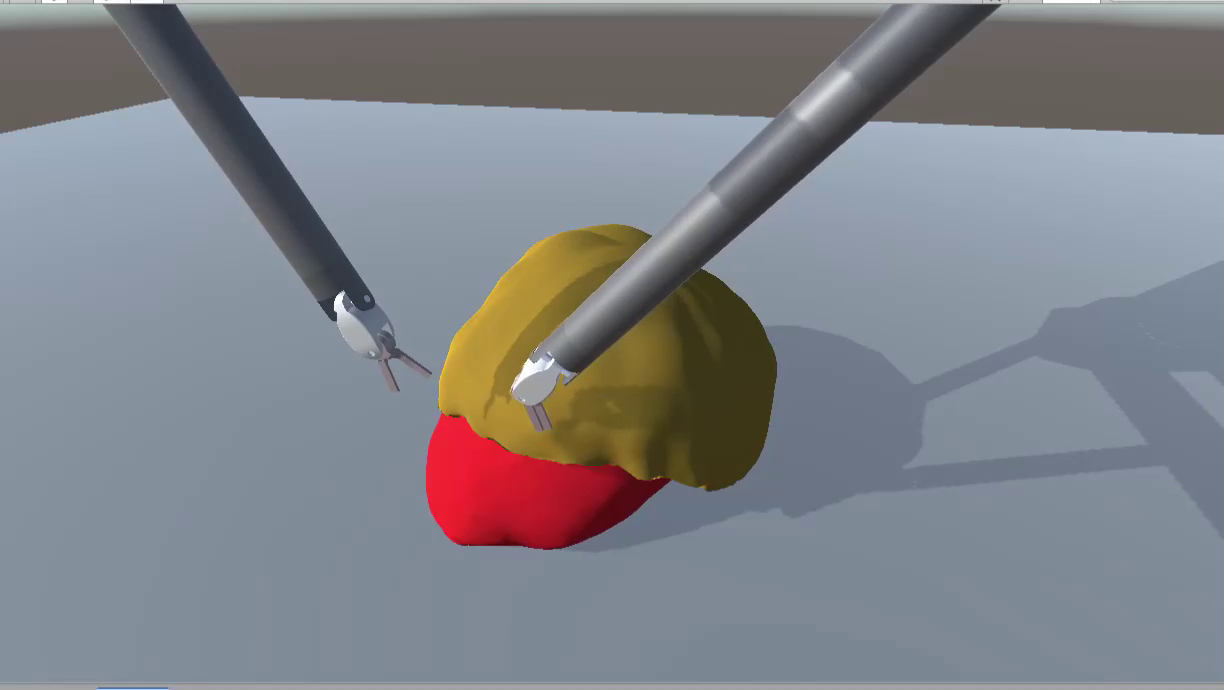
#> input picture frame 94 of Elaborato/detection-color-opencv-Fiorio/Fat_OnlyScene.mp4, 1224 x 690 px
$ python detection.py   (Python 2 division)   (older library calls are emulated)
#> lines starting #> are read from the running program, lines starting #| are printed output that depends on the picture; after the words box and inside, x2 and y2 are one past the last pixel; in counts of white or black regions, pixels touching at a corner belong together
#importing Modules

import cv2
import numpy as np

#Capturing Video through input.

cap = cv2.VideoCapture('Fat_OnlyScene.mp4')

while(1):
        _, img = cap.read()
#> img is the input picture: shape (690, 1224, 3); mean B, G, R 137.3, 130.9, 128.5

        #converting frame(img) from BGR (Blue-Green-Red) to HSV (hue-saturation-value)
        hsv = cv2.cvtColor(img, cv2.COLOR_BGR2HSV)
#> hsv: shape (690, 1224, 3); mean H, S, V 91.4, 48.3, 146.5

        #defining the range of Red color
        red_lower = np.array([161, 155, 84],np.uint8)
        red_upper = np.array([179, 255, 255],np.uint8)

        #finding the range red colour in the image
        red = cv2.inRange(hsv, red_lower, red_upper)
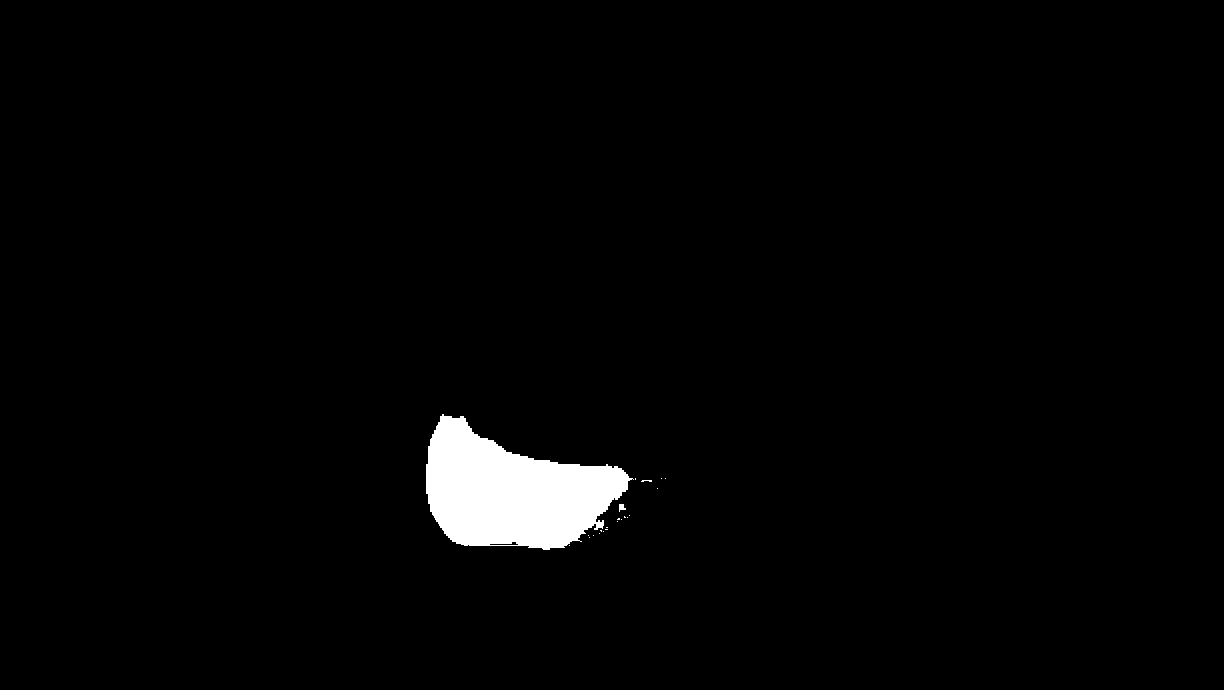
#> red: shape (690, 1224); 2% white; 22 white regions (20 under 20 px), largest, box (x1, y1, x2, y2) and area: (426, 414, 634, 550) 17227, (619, 504, 626, 512) 36

        #Morphological transformation, Dilation
        kernal = np.ones((5 ,5), "uint8")

        blue=cv2.dilate(red, kernal)
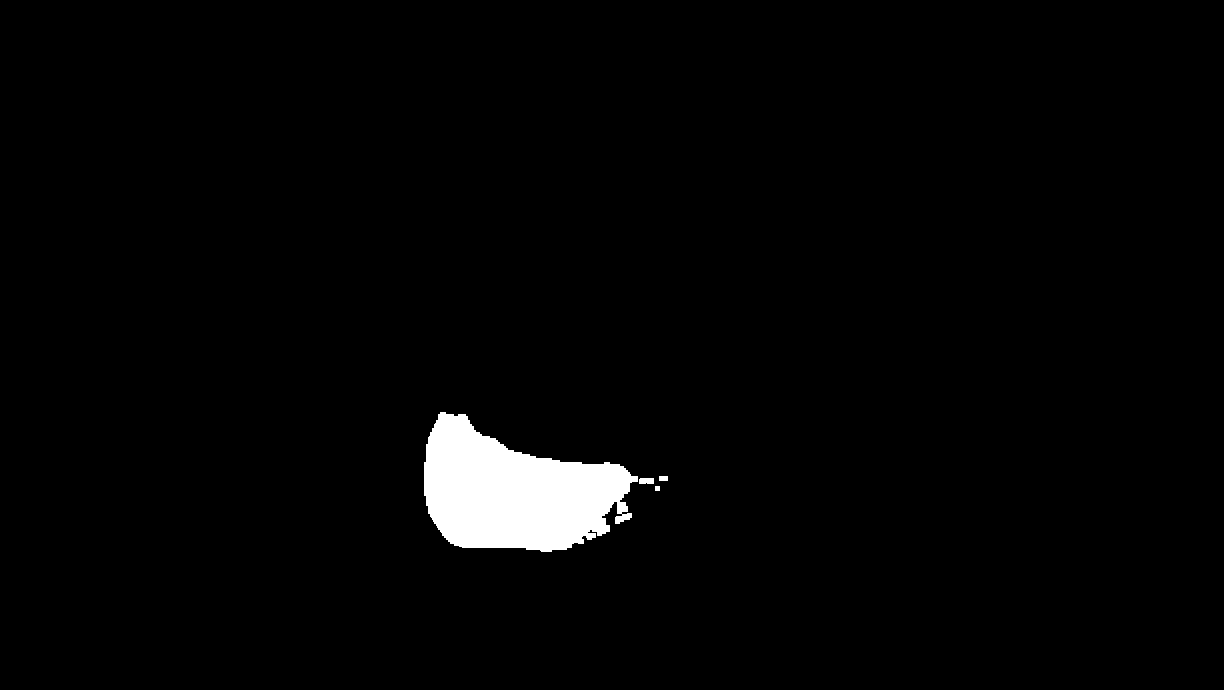
#> blue: shape (690, 1224); 2.3% white; 4 white regions

        res=cv2.bitwise_and(img, img, mask = red)

        #Tracking Colour (Red)
        (_,contours,hierarchy)=cv2.findContours(red,cv2.RETR_TREE,cv2.CHAIN_APPROX_SIMPLE)
#> contours = 23 contours, 20 with area under 20; largest, box (x1, y1, x2, y2) and area: (426, 414, 634, 550) 16940, (489, 541, 519, 546) 65, (619, 504, 626, 512) 23

        for pic, contour in enumerate(contours):
                area = cv2.contourArea(contour)
                if(area>300):

                        x,y,w,h = cv2.boundingRect(contour)
                        img = cv2.rectangle(img,(x,y),(x+w,y+h),(255,0,0),3)

                        print "The area involved is between x: ", x, " and y: ", y, " and also w: ", w, " and h: ", h
                        print "The area is: ", area
#> this loop made 23 passes
#> (area, x, y, w, h) on pass 22: (16939.5, 426, 414, 208, 136)
#> area on passes 16, 23: 23, 65
#| The area involved is between x:  426  and y:  414  and also w:  208  and h:  136
#| The area is:  16939.5
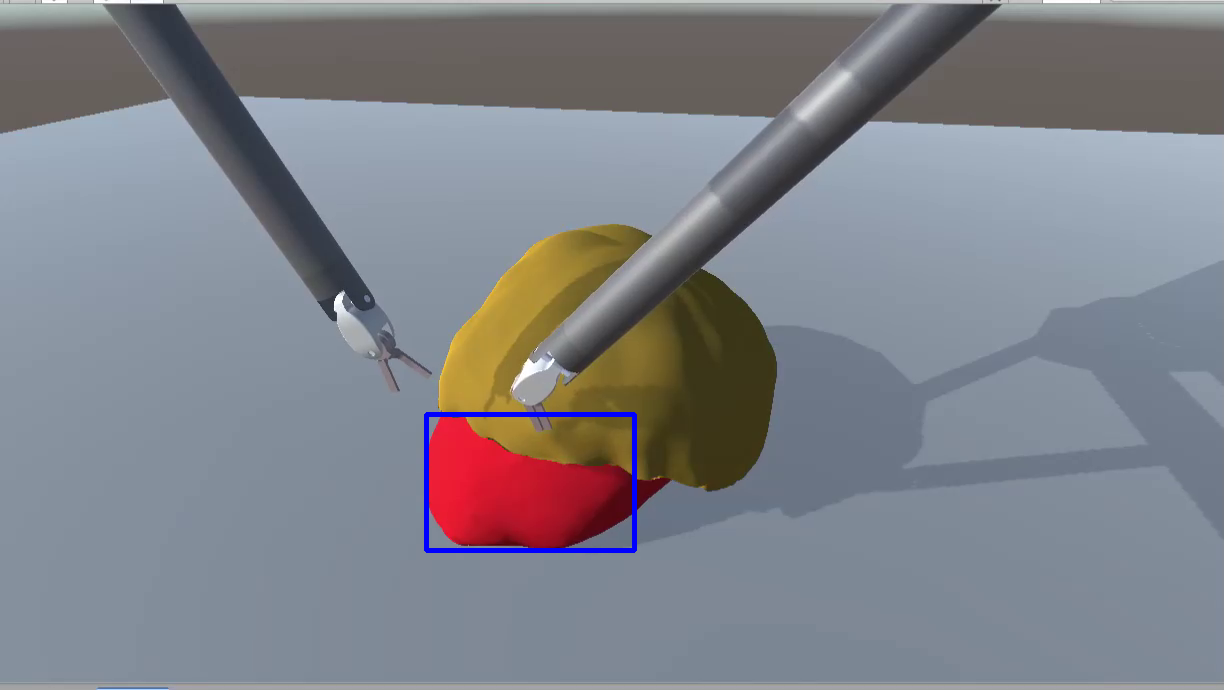
#> img: shape (690, 1224, 3); 0.41% of pixels changed, all inside (x1, y1, x2, y2) = (424, 412, 637, 553)
                        #print(cv2.countNonZero(img))

        cv2.imshow("Color Tracking",img)
        img = cv2.flip(img,1)
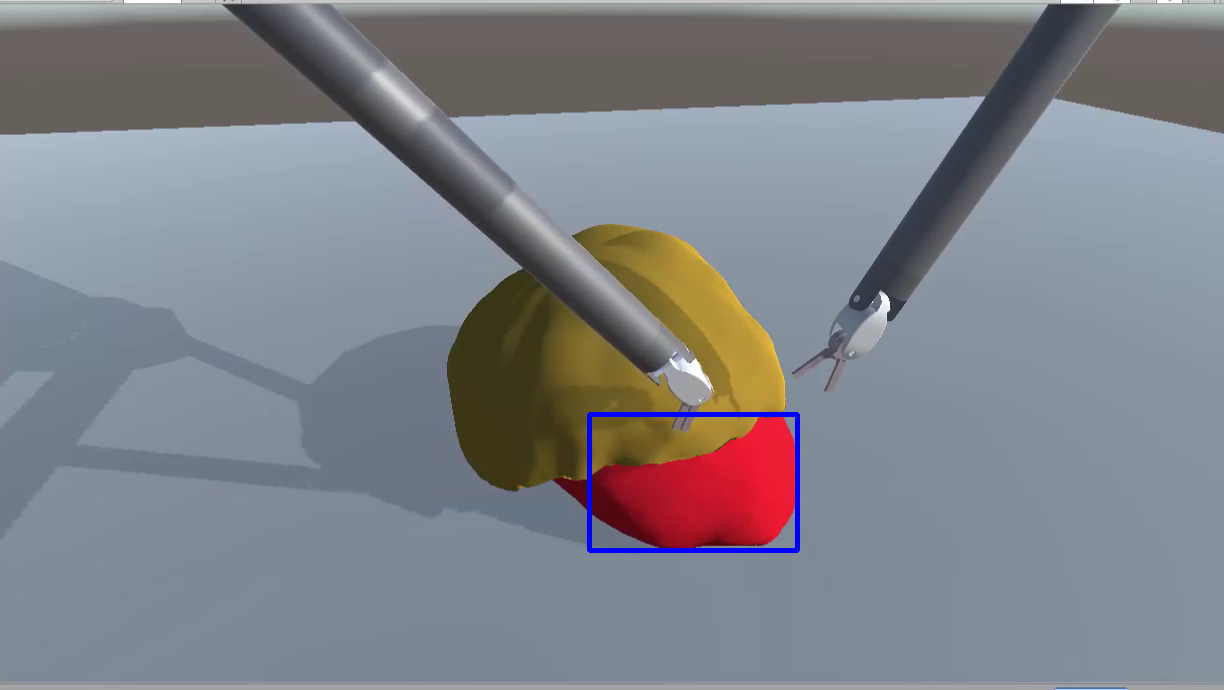
#> img: shape (690, 1224, 3); mean B, G, R 137.9, 130.4, 128
        cv2.imshow("Red",res)

        #ret,thresh=cv2.threshold(img,a,b,cv2.THRESH_BINARY_INV)
        #print cv2.countNonZero(tresh)

        if cv2.waitKey(10) & 0xFF == 27:
#> (key Esc is pressed here)
                cap.release()
                cv2.destroyAllWindows()
                break

$ run again, starting later in the video
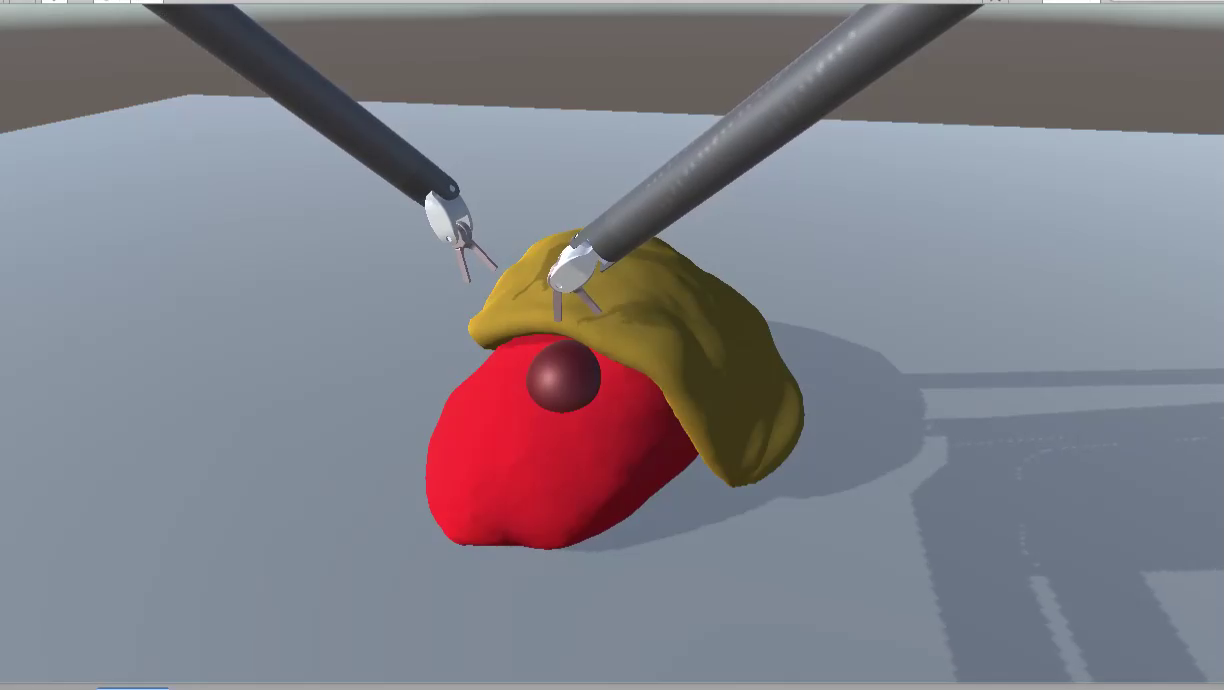
#> input picture frame 754 of Elaborato/detection-color-opencv-Fiorio/Fat_OnlyScene.mp4, 1224 x 690 px
#> img is the input picture: shape (690, 1224, 3); mean B, G, R 135.8, 127.3, 128.3
#> hsv: shape (690, 1224, 3); mean H, S, V 94.7, 50.9, 146.4
#> `red = cv2.inRange(hsv, red_lower, red_upper)`:
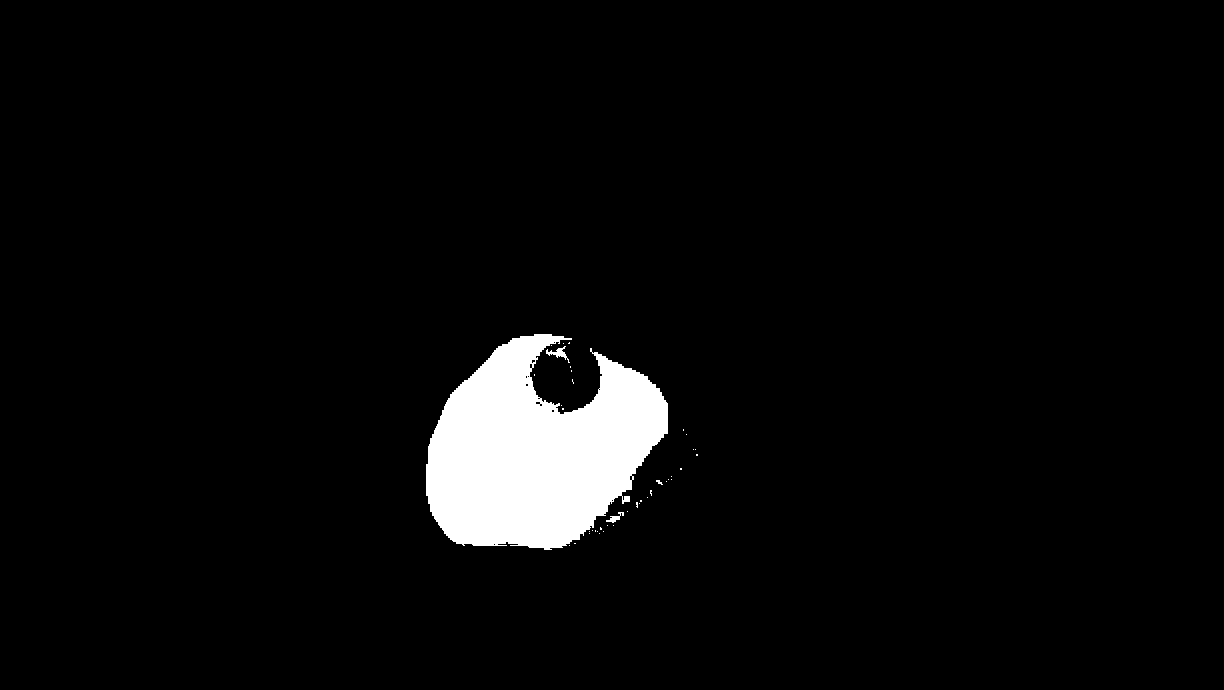
#> red: shape (690, 1224); 4.1% white; 41 white regions (38 under 20 px), largest, box (x1, y1, x2, y2) and area: (426, 334, 668, 550) 34446, (546, 346, 570, 363) 124, (606, 512, 624, 523) 77
#> blue: shape (690, 1224); 4.5% white; 8 white regions
#> contours = 55 contours, 52 with area under 20; largest, box (x1, y1, x2, y2) and area: (426, 334, 668, 550) 33956, (546, 346, 570, 363) 85, (606, 512, 624, 523) 48
#> the loop `for pic, contour in enumerate(contours):` made 55 passes
#> (area, x, y, w, h) on pass 41: (33955.5, 426, 334, 242, 216)
#> (printed output is left out)
#> `img = cv2.flip(img,1)`:
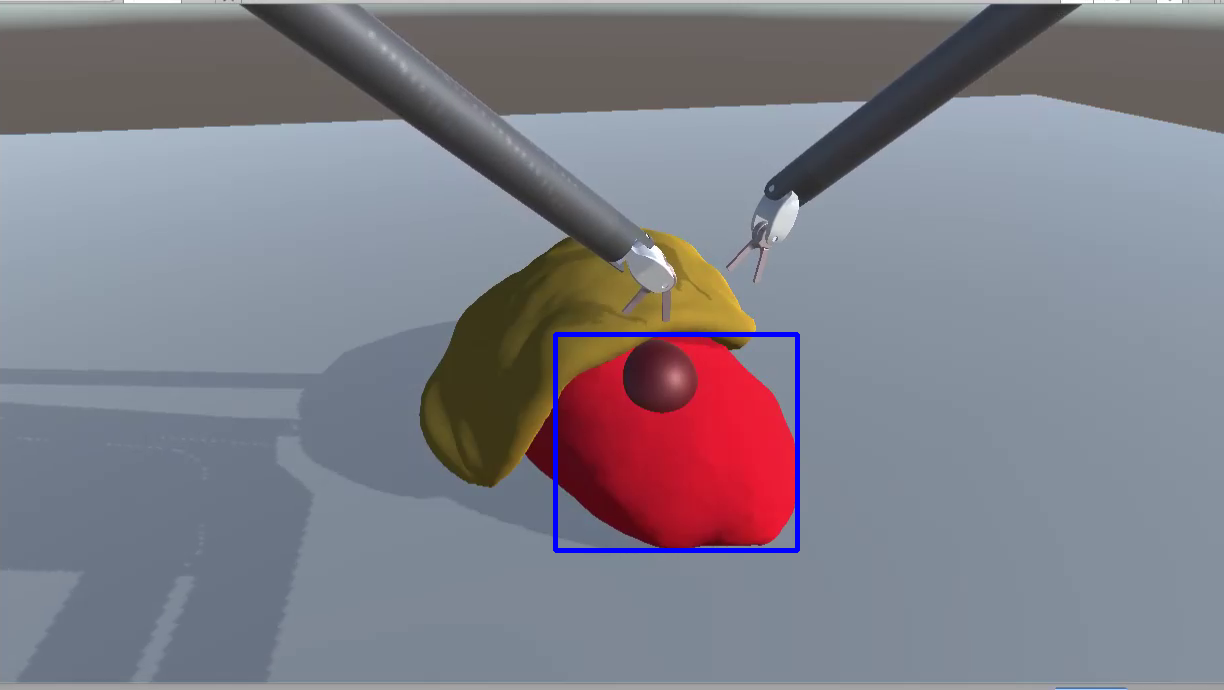
#> img: shape (690, 1224, 3); mean B, G, R 136.6, 126.7, 127.7
